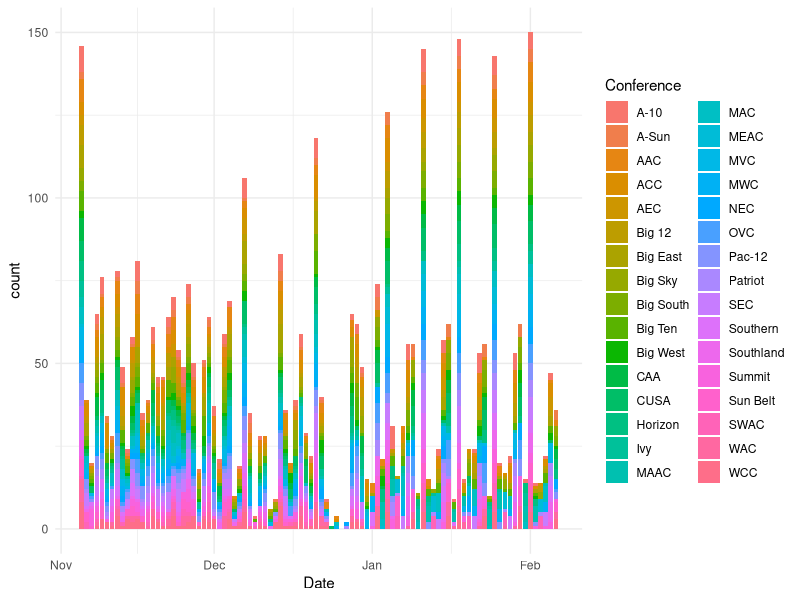
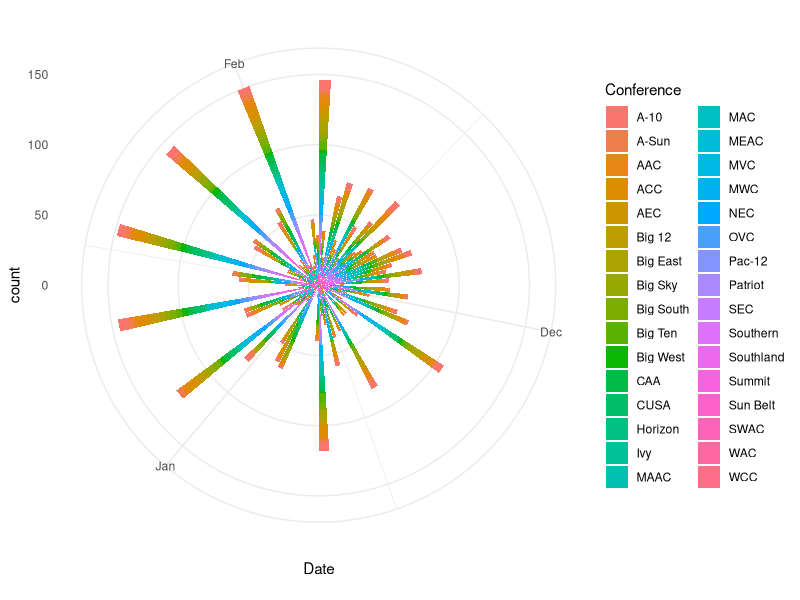
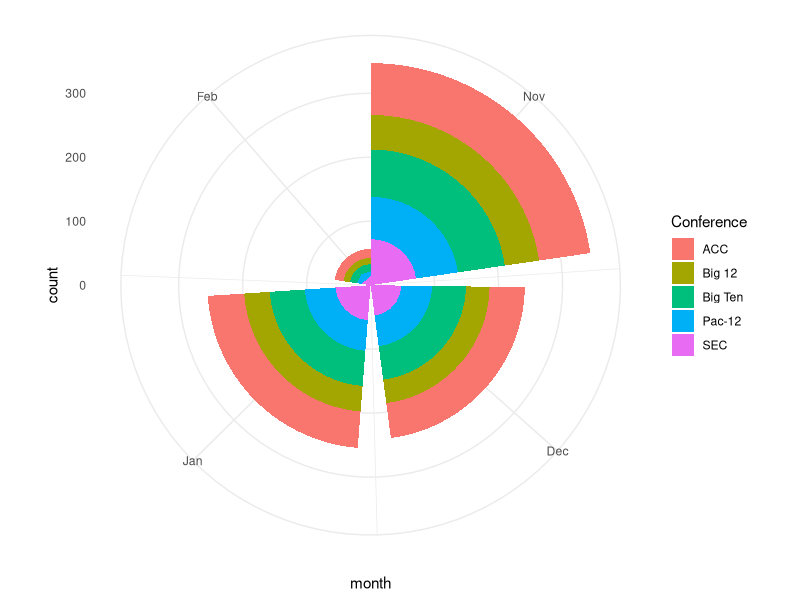
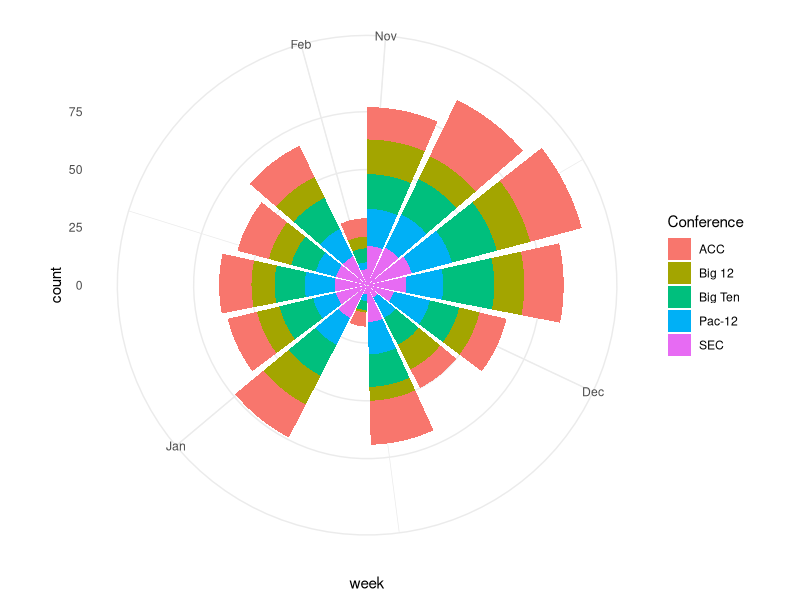
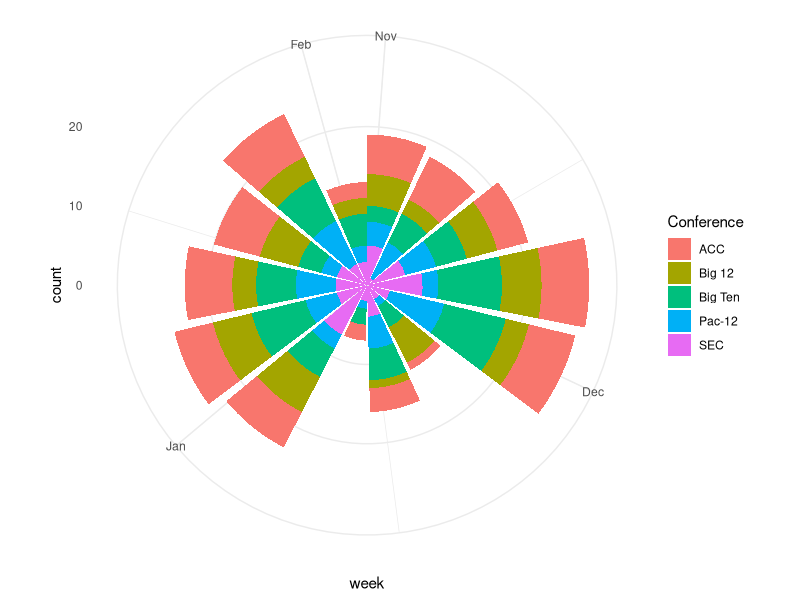

Here is the R script that generated these plots, in order:
## ---- chunk 1
library(tidyverse)
library(lubridate)
## ---- chunk 2
logs <- read_csv("data/logs20.csv")
## ---- chunk 3
winlosslogs <- logs %>% mutate(winloss = case_when(
  grepl("W", W_L) ~ 1, 
  grepl("L", W_L) ~ 0)
) 
## ---- chunk 4
dates <- winlosslogs %>% group_by(Date, Conference) %>% summarise(wins = sum(winloss))
## ---- chunk 5
ggplot() + geom_bar(data=dates, aes(x=Date, weight=wins, fill=Conference)) + theme_minimal()
## ---- chunk 6
ggplot() + geom_bar(data=dates, aes(x=Date, weight=wins, fill=Conference)) + theme_minimal() + coord_polar()
## ---- chunk 7
p5 <- c("SEC", "Big Ten", "Pac-12", "Big 12", "ACC")
## ---- chunk 8
wins <- winlosslogs %>% mutate(month = floor_date(Date, unit="months")) %>% group_by(month, Conference) %>% summarise(wins=sum(winloss)) %>% filter(Conference %in% p5) 
## ---- chunk 9
ggplot() + geom_bar(data=wins, aes(x=month, weight=wins, fill=Conference)) + theme_minimal() + coord_polar()
## ---- chunk 10
wins <- winlosslogs %>% mutate(week = floor_date(Date, unit="weeks")) %>% group_by(week, Conference) %>% summarise(wins=sum(winloss)) %>% filter(Conference %in% p5) 
## ---- chunk 11
ggplot() + geom_bar(data=wins, aes(x=week, weight=wins, fill=Conference)) + theme_minimal() + coord_polar()
## ---- chunk 12
oppwinlosslogs <- logs %>% mutate(winloss = case_when(
  grepl("W", W_L) ~ 0, 
  grepl("L", W_L) ~ 1)
) %>% filter(Date < "2020-03-19")
## ---- chunk 13
oppwinlosslogs %>% group_by(Opponent) %>% summarise(games=n(), wins=sum(winloss)) %>% mutate(winpct = wins/games) -> opprecord
## ---- chunk 14
winlosslogs <- logs %>% mutate(winloss = case_when(
  grepl("W", W_L) ~ 1, 
  grepl("L", W_L) ~ 0)
) %>% filter(Date < "2020-03-19")
## ---- chunk 15
winlosslogs %>% left_join(opprecord, by=("Opponent")) -> winswithopppct
## ---- chunk 16
p5 <- c("SEC", "Big Ten", "Pac-12", "Big 12", "ACC")
## ---- chunk 17
winswithopppct %>% filter(winpct > .6) %>% mutate(week = floor_date(Date, unit="weeks")) %>% group_by(week, Conference) %>% summarise(wins=sum(winloss)) %>% filter(Conference %in% p5) -> qualitywins
## ---- chunk 18
ggplot() + geom_bar(data=qualitywins, aes(x=week, weight=wins, fill=Conference)) + theme_minimal() + coord_polar()
